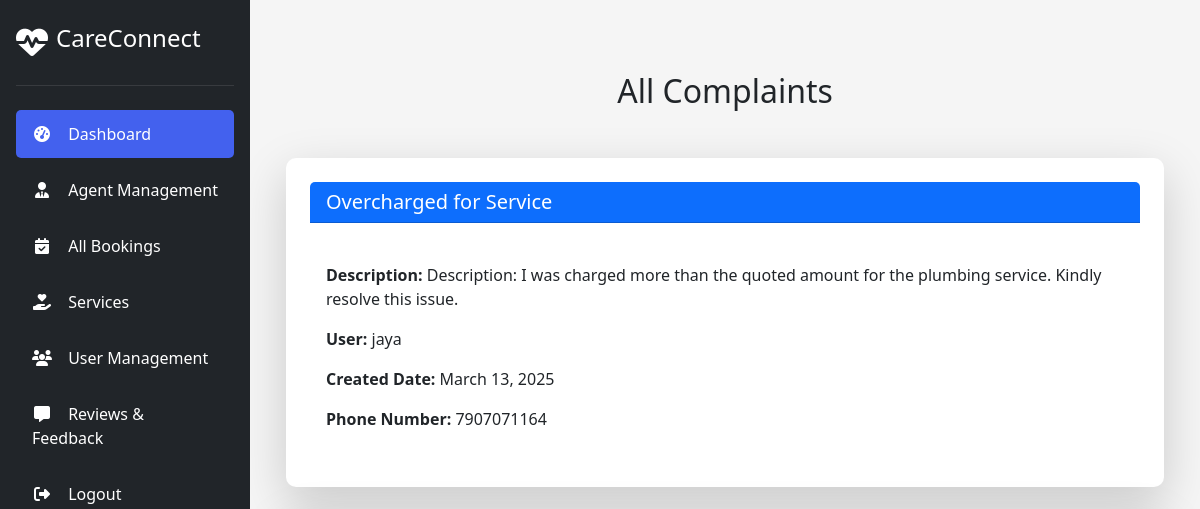
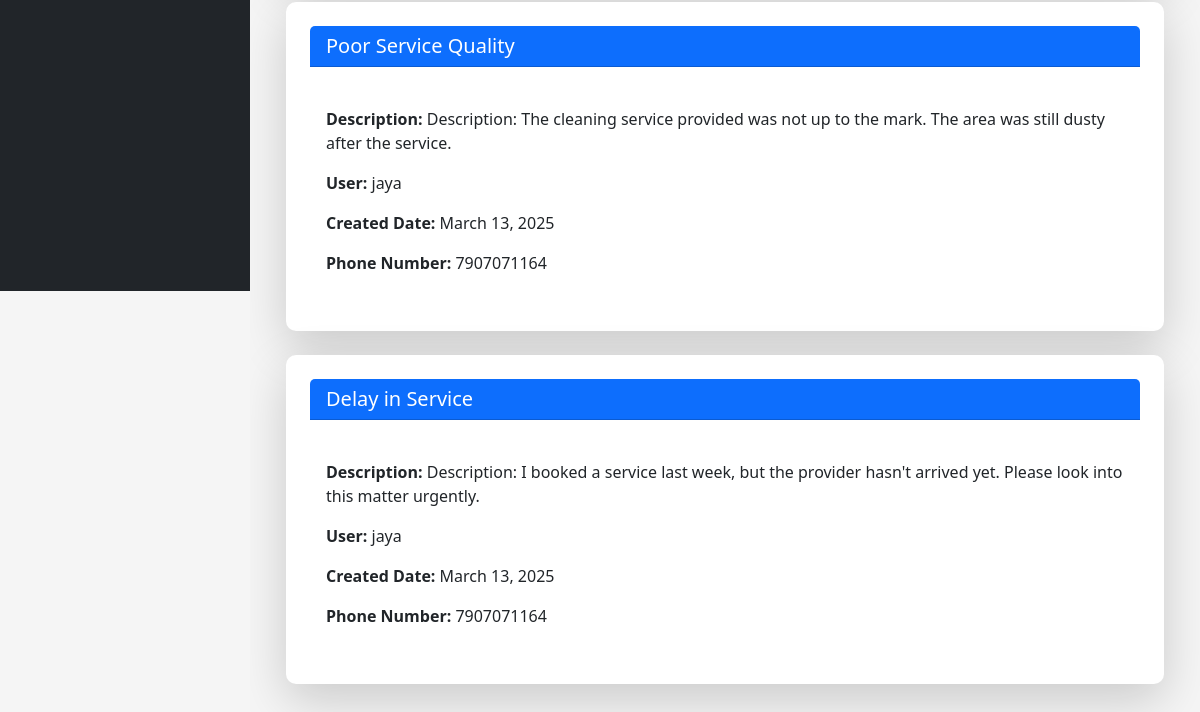
The app's page /admins/complaint_list/ (signed in), older data (2 pictures, top to bottom).
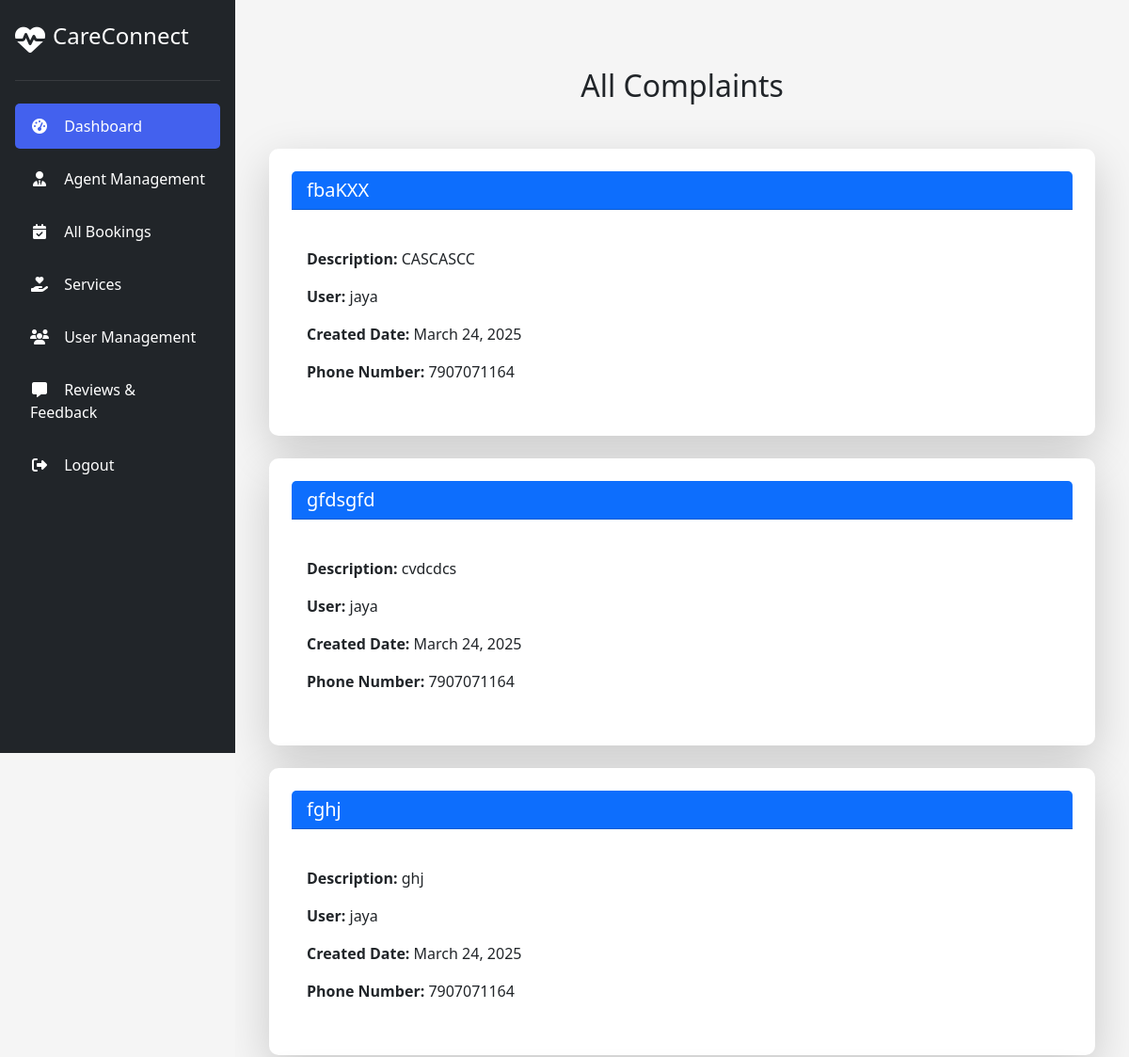
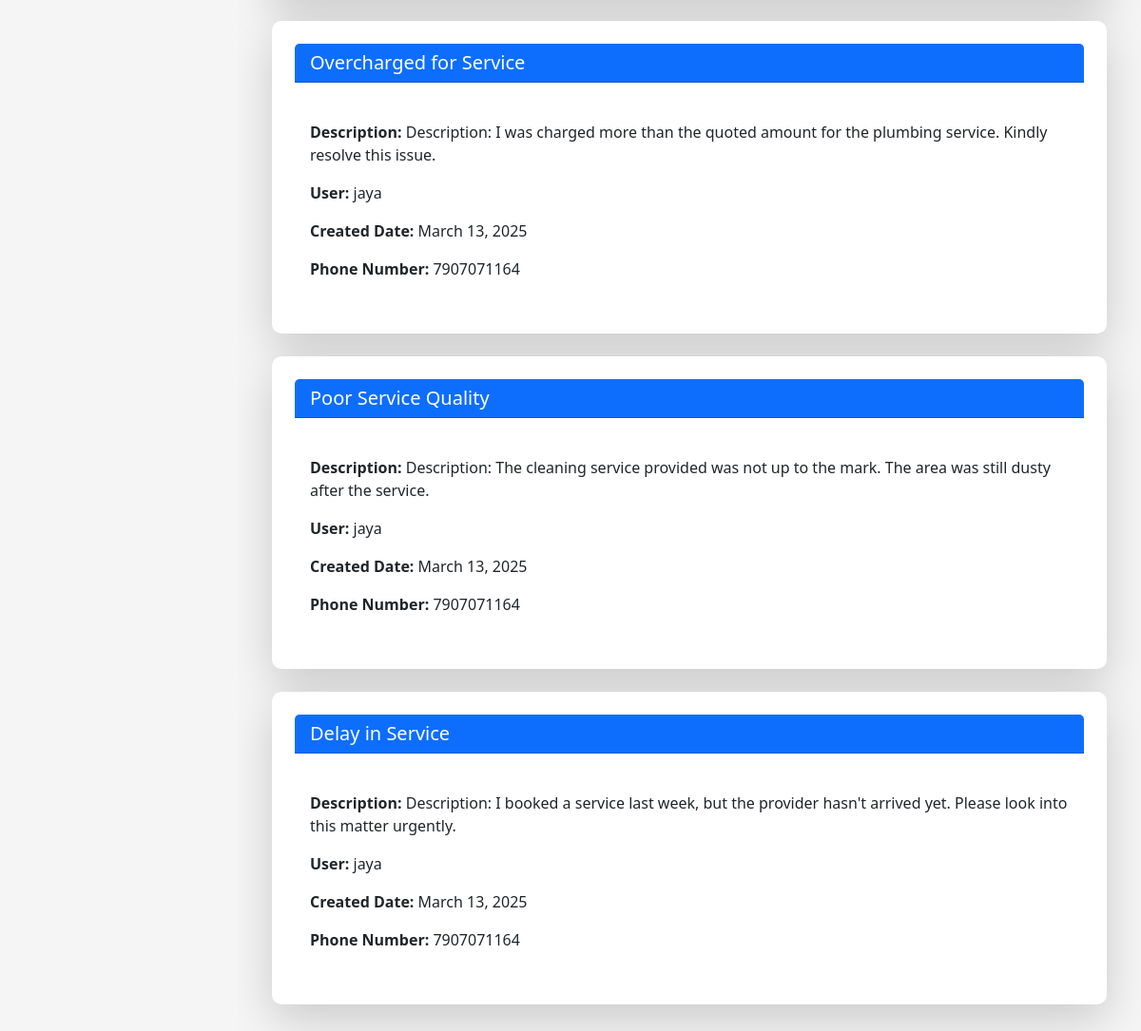
The same page, newer data (2 pictures, top to bottom).
### admins/models.py (models this page shows, shortened)
class Complaint_Model(models.Model):
    title = models.CharField(max_length=255)
    description = models.TextField()
    user=models.ForeignKey(User,on_delete=models.CASCADE)
    created_date=models.DateField(auto_now_add=True)

class User(AbstractUser):
    user_type = models.CharField(max_length=20, choices=[
        ('customer', 'Customer'),
        ('service_provider', 'Service Provider')
    ])

class UserProfile_Model(models.Model):
    name=models.CharField(max_length=100,null=True)
    address=models.TextField(null=True)
    place = models.CharField(max_length=100)
    age=models.PositiveIntegerField(null=True)
    email=models.EmailField(null=True)
    profile_picture = models.ImageField(upload_to='images', blank=True, null=True)
    phone_number=models.CharField(max_length=10, null=True)
    user=models.OneToOneField(User,on_delete=models.CASCADE)
    bio = models.TextField(blank=True)
    created_date=models.DateField(auto_now_add=True)
    updated_date=models.DateField(auto_now=True)
    is_active=models.BooleanField(default=False)

### admins/views.py (the view)
# urls.py: path('complaint_list/', Complaint_List_View.as_view(), name='complaint_list'),
class Complaint_List_View(LoginRequiredMixin,View):
    def get(self, request):
        complaints = Complaint_Model.objects.all().order_by('-id')
        context = {
            'complaints': complaints
        }
        return render(request, 'all_complaint.html', context)

### admins/templates/all_complaint.html
{% extends 'admin.html' %}
{% block content %}
<div class="container mt-5">
    <h2 class="text-center mb-5">All Complaints</h2>
    {% if complaints %}
        {% for complaint in complaints %}
            <div class="card mb-4 shadow-lg border-0">
                <div class="card-header bg-primary text-white">
                    <h5 class="mb-0">{{ complaint.title }}</h5>
                </div>
                <div class="card-body">
                    <p><strong>Description:</strong> {{ complaint.description }}</p>
                    <p><strong>User:</strong> {{ complaint.user.username }}</p>
                    <p><strong>Created Date:</strong> {{ complaint.created_date }}</p>
                    <p><strong>Phone Number:</strong>
                        {{ complaint.user.userprofile_model.phone_number|default:"N/A" }}
                    </p>
                </div>
            </div>
        {% endfor %}
    {% else %}
        <div class="alert alert-info text-center" role="alert">
            No complaints registered.
        </div>
    {% endif %}
</div>
{% endblock %}

### admins/templates/admin.html (shortened to what this page needs)
<!DOCTYPE html>
<html lang="en">
<head>
    <link rel="stylesheet" href="https://cdn.jsdelivr.net/npm/bootstrap-icons@1.11.3/font/bootstrap-icons.min.css">
    <link href="https://cdn.jsdelivr.net/npm/bootstrap@5.3.3/dist/css/bootstrap.min.css" rel="stylesheet">
    <link rel="stylesheet" href="https://cdnjs.cloudflare.com/ajax/libs/font-awesome/6.4.0/css/all.min.css">
</head>
<body>
    <div class="dashboard">
        <div class="sidebar">
            <a class="menu_a" href="{% url 'home' %}">
            <div class="logo">
                <i class="fas fa-heart-pulse fa-2x"></i>
                <h2>CareConnect</h2>
            </div></a>
            <div class="menu">
                <a class="menu_a" href="{% url 'admins' %}">
                <div class="menu-item active">
                    <i class="fas fa-tachometer-alt"></i>
                    <span>Dashboard</span></a>
                </div>
                <div class="menu-item">
                <a class="menu_a" href="{% url 'all_providers' %}">
                    <i class="fas fa-user-tie"></i>
                    <span>Agent Management</span></a>
                </div>
                <div class="menu-item">
                <a class="menu_a" href="{% url 'manage_bookings' %}">
                    <i class="fas fa-calendar-check"></i>
                    <span>All Bookings</span></a>
                </div>
                <div class="menu-item">
                    <a class="menu_a" href="{% url 'add_services' %}">
                    <i class="fas fa-hand-holding-heart"></i>
                    <span>Services</span></a>
                </div>
                <div class="menu-item">
                    <a class="menu_a" href="{% url 'all_users' %}">
                    <i class="fas fa-users"></i>
                    <span>User Management</span></a>
                </div>
                <div class="menu-item">
                    <a class="menu_a" href="{% url 'complaint_list' %}">
                    <i class="fas fa-comment-alt"></i>
                    <span>Reviews & Feedback</span></a>
                </div>
                <div class="menu-item">
                    <a class="menu_a" href="{% url 'logout' %}">
                    <i class="fas fa-sign-out-alt"></i>
                    <span>Logout</span></a>
                </div>
            </div>
        </div>
        <div class="main-content">
            {% block content %}{% endblock %}
        </div>
</body>
</html>

### admins/templates/admin.html (style rules this page uses)
:root { --primary: #4361ee; --secondary: #3f37c9; --success: #4cc9f0; --danger: #f72585; --warning: #f8961e; --info: #4895ef; --light: #f8f9fa; --dark: #212529; --gray: #adb5bd; }
* { margin: 0; padding: 0; box-sizing: border-box; font-family: 'Segoe UI', Tahoma, Geneva, Verdana, sans-serif; }
body { background-color: #f5f5f5; color: var(--dark); }
.dashboard { display: flex; min-height: 100vh; }
.sidebar { width: 250px; background-color: var(--dark); color: white; padding: 1rem; position: sticky; top: 0; height: 100vh; overflow-y: auto; }
.logo { display: flex; align-items: center; padding: 0.5rem 0 1.5rem 0; border-bottom: 1px solid rgba(255,255,255,0.1); margin-bottom: 1.5rem; }
.logo h2 { font-size: 1.5rem; margin-left: 0.5rem; }
.menu-item { padding: 0.75rem 1rem; border-radius: 5px; margin-bottom: 0.5rem; cursor: pointer; display: flex; align-items: center; transition: background-color 0.3s; }
.menu-item.active { background-color: var(--primary); }
.menu-item i { margin-right: 0.75rem; width: 20px; text-align: center; }
.main-content { flex: 1; padding: 1.5rem; overflow-y: auto; }
.card { background-color: white; border-radius: 10px; padding: 1.5rem; box-shadow: 0 4px 6px rgba(0,0,0,0.05); margin-bottom: 1.5rem; }
.card-header { display: flex; justify-content: space-between; align-items: center; margin-bottom: 1.5rem; }
.menu_a { text-decoration: none; color: white; }

Row changes from the older to the newer data that the page shows:
added Complaint_Model: title "fbaKXX", description "CASCASCC", user.username "jaya", created_date "March 24, 2025", user.userprofile_model.phone_number "7907071164"
added Complaint_Model: title "gfdsgfd", description "cvdcdcs", user.username "jaya", created_date "March 24, 2025", user.userprofile_model.phone_number "7907071164"
added Complaint_Model: title "fghj", description "ghj", user.username "jaya", created_date "March 24, 2025", user.userprofile_model.phone_number "7907071164"
